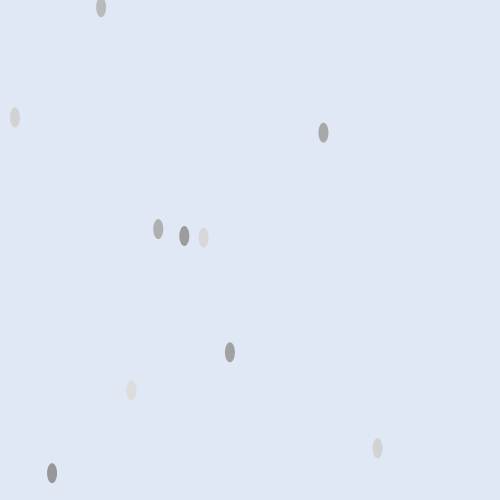
Frame 1 (no input)
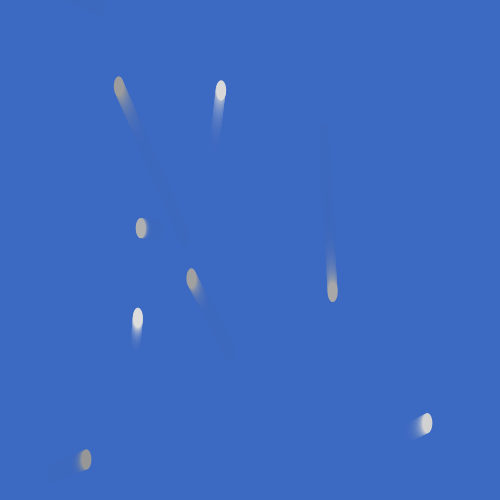
Frame 60 (the mouse pressed at the canvas centre just before this capture)
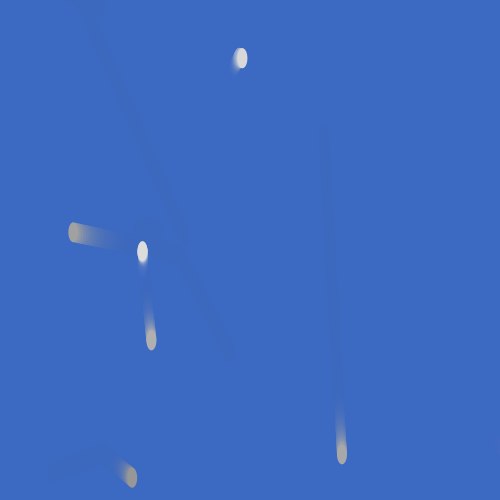
Frame 120 (the mouse held since frame 60 and released just before this capture)

The Processing sketch that drew these frames (run headless with seeded random() and noise(); from frame 60 on, the mouse is pressed at the canvas centre):

// Processing sketch: cp01_ex1_7_nature
// ── cp01_ex1_7_nature.pde
Fish[] fishes = new Fish[10];

void setup() {
  for (int i=0; i<10; i++) {
   fishes[i] = new Fish(new PVector(500, 500)); 
  }
  size(500, 500);
  background(255);
  noStroke();
}

void draw() {
  fill(60, 100, 190, 40);
  rect(-10, -10, 600, 600);
  for (int i=0; i<10; i++) {
    fishes[i].update();
    fishes[i].display();
  }
}

class Fish {
  PVector world;
  PVector location;
  PVector pos;
  float fill;
  int changepoint;
  int t;
  
  Fish(PVector w) {
    world = w;
    location = new PVector(random(w.x), random(w.y));
    pos = PVector.random2D();
    pos.mult(random(-3, 3));
    fill = random(150, 230);
    changepoint = int(random(50, 200));
  }
  
  void update() {
    if (t > changepoint) {
      pos = PVector.random2D();
      pos.mult(random(-3, 3));
      t = 0;
    }
    pos.limit(5);
    location.add(pos);
    if (location.x > world.x + 50 || location.x < -50) {
     pos.x *= -1;
    }
    if (location.y > world.y + 50 || location.y < -50) {
     pos.y *= -1;
    }
    t++;
  }
  void display() {
    fill(fill);
    ellipse(location.x, location.y, 10, 20);
  }
}

class Mover {
  PVector world;
  PVector location;
  float t;
  
  Mover(PVector w) {
    world = w;
    location = new PVector(w.x / 2, w.y / 2);
  }
  
  void update(PVector m) {
    m.normalize();
    m.mult(noise(t) * 10);
    location.add(m);
    t += 0.1;
  }
  void display() {
    ellipse(location.x, location.y, 20, 20);
  }
}
